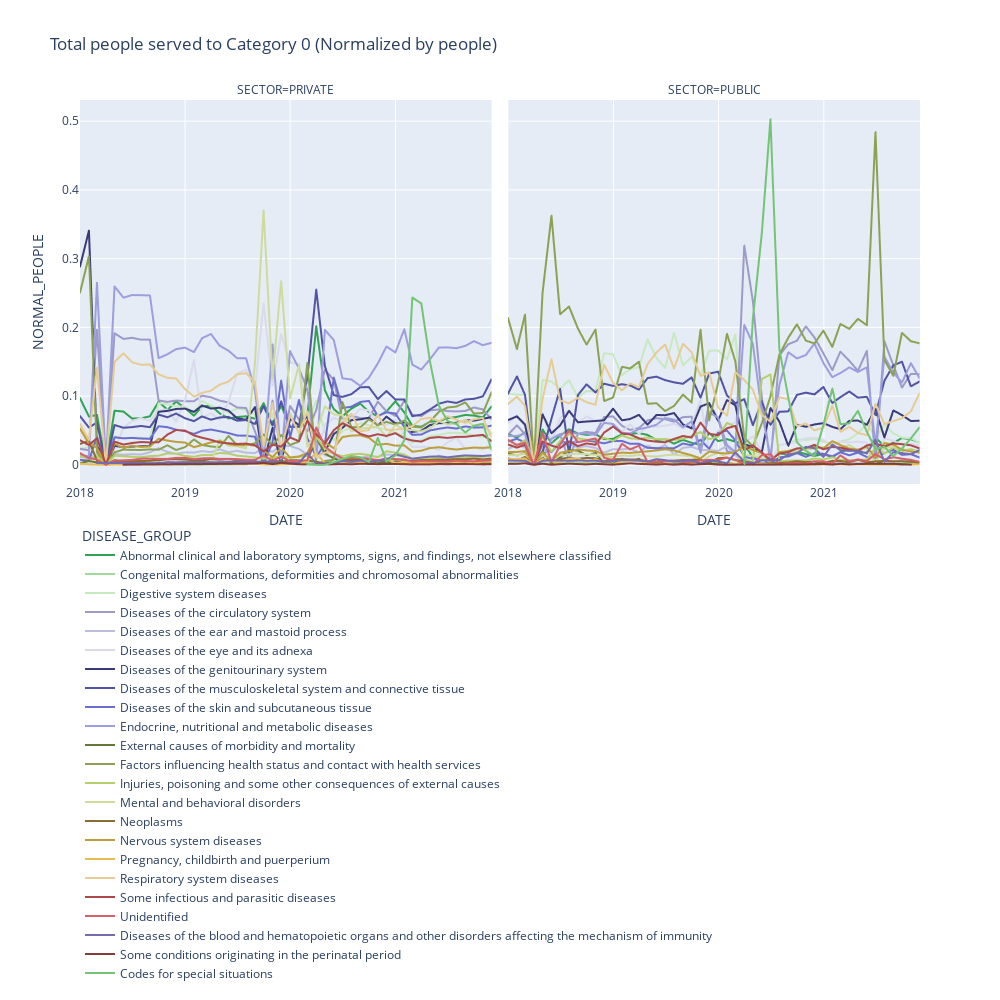

Write notebook code for a chart like this one.
### Code cell
fig = px.line(data_temp, 
                 x="DATE", 
                 y="NORMAL_PEOPLE", 
                 color="DISEASE_GROUP", 
                 facet_col="SECTOR",
                 width=1000, height=1000,
                 color_discrete_map = dict_colors,
                 title='Total people served to Category ' + CATEGORIA_STUDIO + ' (Normalized by people)'
             )


fig.update_layout(legend=dict(yanchor="top",
                              y=-0.1,
                              xanchor="left",
                              x=0
                             ),
                  showlegend=True
                 )

fig.show()
fig.write_html("results/Sector_Normalized_People_Cat-"+CATEGORIA_STUDIO+"_line.html")
